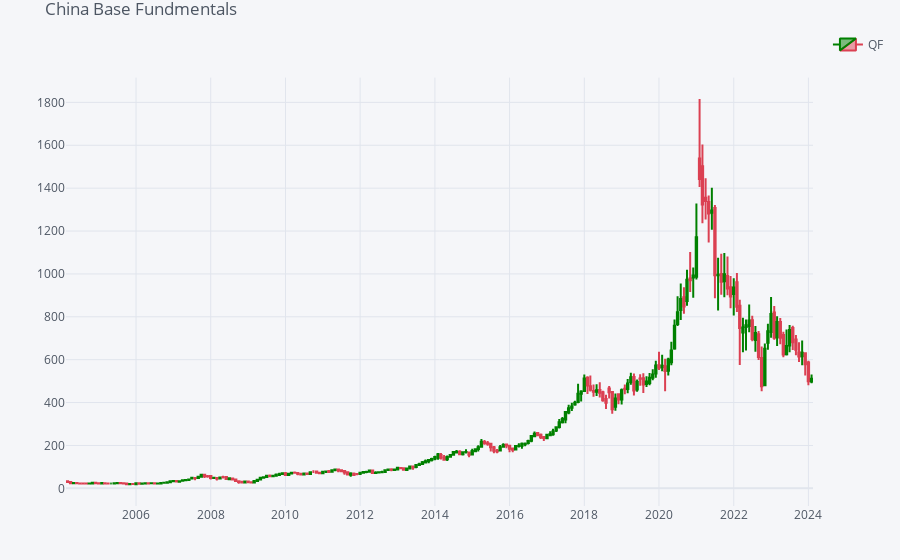

Notebook cell for this chart:
### Code cell
cf.set_config_file(offline=True, world_readable=True)
qf = cf.QuantFig(indexation, title="China Base Fundmentals", legend="right", name="QF")
# qf.add_volume()
# qf.add_trendline('2004-03-01','2024-01-01',on='close',textangle=0)
qf.iplot(up_color='green',down_color='red')

### Figure 1 — Plotly figure (JSON) as saved in the notebook; plotly's stock layout.template omitted (floating-point values rounded to 4 significant figures; data arrays with more than 128 entries replaced by an {"elided": "..."} marker saying what was removed)
{"data": [{"close": {"elided": "240 float values"}, "decreasing": {"line": {"color": "#db4052"}}, "high": {"elided": "240 float values"}, "increasing": {"line": {"color": "#008000"}}, "low": {"elided": "240 float values"}, "name": "QF", "open": {"elided": "240 float values"}, "showlegend": true, "type": "candlestick", "x": {"elided": "240 str values"}, "yaxis": "y2"}], "layout": {"autosize": true, "legend": {"bgcolor": "#F5F6F9", "font": {"color": "#4D5663"}}, "margin": {"b": 30, "l": 30, "r": 30, "t": 30}, "paper_bgcolor": "#F5F6F9", "plot_bgcolor": "#F5F6F9", "showlegend": true, "title": {"font": {"color": "#4D5663"}, "text": "China Base Fundmentals"}, "xaxis": {"anchor": "y2", "autorange": true, "gridcolor": "#E1E5ED", "range": ["2004-02-16", "2024-02-15"], "rangeselector": {"bgcolor": "rgba(150, 200, 250, 1)", "buttons": [{"count": 1, "label": "1m", "step": "month", "stepmode": "backward"}, {"count": 1, "label": "1y", "step": "year", "stepmode": "backward"}], "font": {"size": 13}, "visible": false, "x": 0, "y": 0.9}, "rangeslider": {"visible": false, "yaxis2": {}}, "showgrid": true, "tickfont": {"color": "#4D5663"}, "title": {"font": {"color": "#4D5663"}, "text": ""}, "type": "date", "zerolinecolor": "#E1E5ED"}, "yaxis": {"gridcolor": "#E1E5ED", "showgrid": true, "showticklabels": false, "tickfont": {"color": "#4D5663"}, "title": {"font": {"color": "#4D5663"}, "text": ""}, "zerolinecolor": "#E1E5ED"}, "yaxis2": {"autorange": true, "domain": [0, 0.9], "gridcolor": "#E1E5ED", "range": [-82.39, 1916.0], "showgrid": true, "tickfont": {"color": "#4D5663"}, "title": {"font": {"color": "#4D5663"}, "text": ""}, "zerolinecolor": "#E1E5ED"}}}
